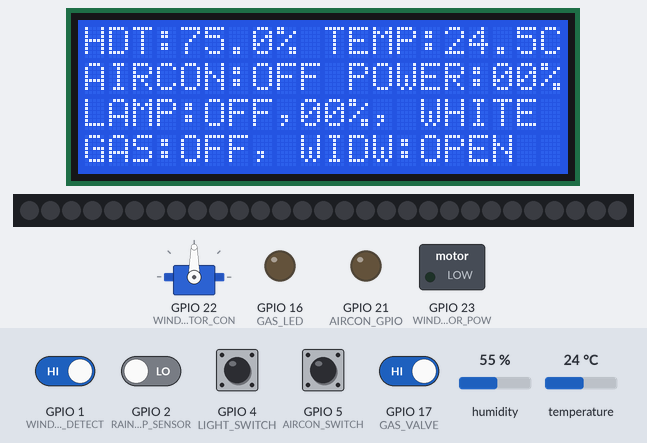
Recording of a sketch running on a simulated ESP32. Shown: servo, 20×4 character LCD, 29 RGB LEDs in strip order, left to right, switched loads named in the sketch (green lamp = pin HIGH), output pins drawn as LEDs (lit = HIGH). The test bench sets the inputs (shaded band); at power-on: GPIO 1 (WINDOW_DETECT), GPIO 4 (LIGHT_SWITCH), GPIO 5 (AIRCON_SWITCH), GPIO 17 (GAS_VALVE) HIGH, GPIO 2 (RAINDROP_SENSOR) LOW, humidity 55 %, temperature 24 °C. Dim RGB values are drawn brighter than linear; WiFi joins after 1.5 s; servers stay silent unless stated; no MQTT or app messages arrive unless stated; the Firebase database answers and starts empty; what the sketch prints to the serial monitor is not drawn.

Above: at 5.1 s.
5.2 s: GPIO 17 (GAS_VALVE) driven LOW
At 6.8 s:
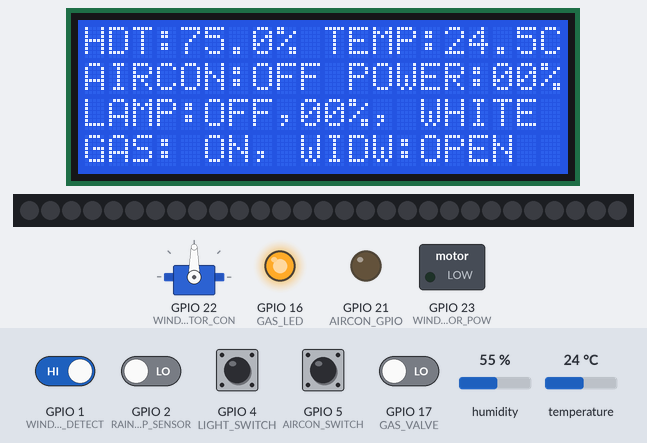
7.6 s: GPIO 1 (WINDOW_DETECT) driven LOW
At 10.4 s:
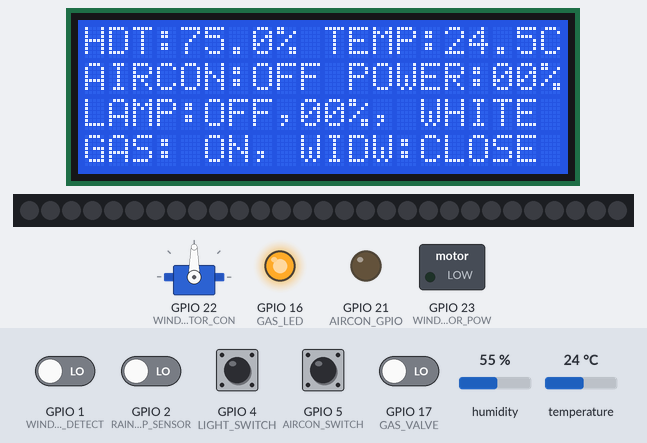
11.2 s: GPIO 5 (AIRCON_SWITCH) pulled LOW for 1 s
At 13.1 s:
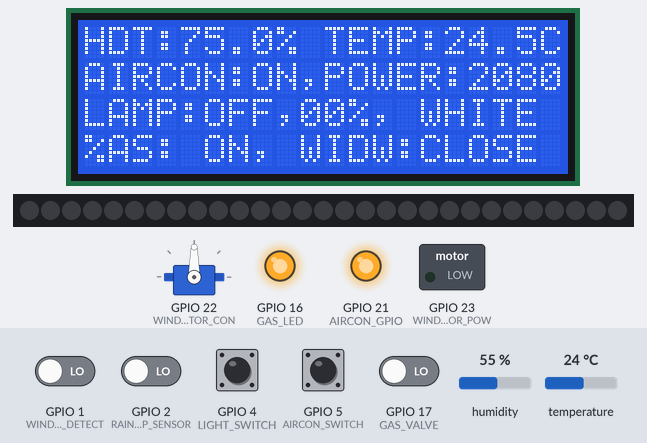
13.7 s: GPIO 4 (LIGHT_SWITCH) pulled LOW for 1 s
At 15.5 s:
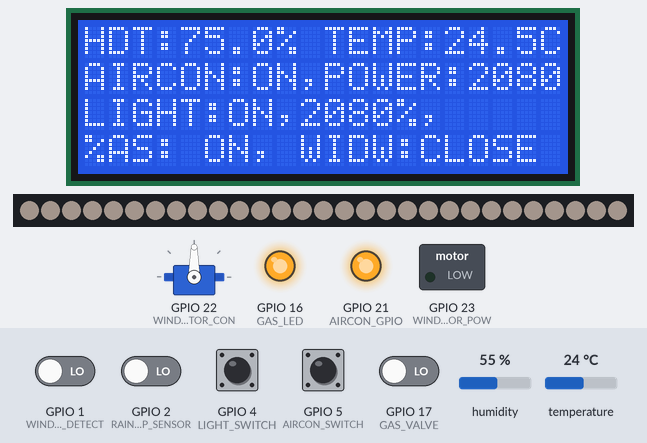
16.3 s: GPIO 1 (WINDOW_DETECT) driven HIGH
At 19.5 s:
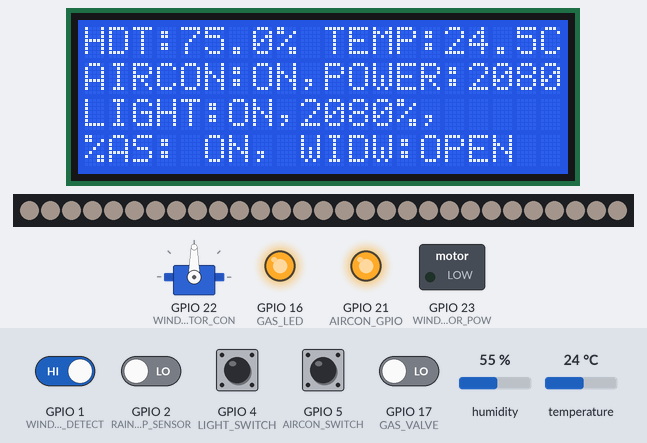
19.9 s: GPIO 4 (LIGHT_SWITCH) pulled LOW for 1 s
At 20.96 s:
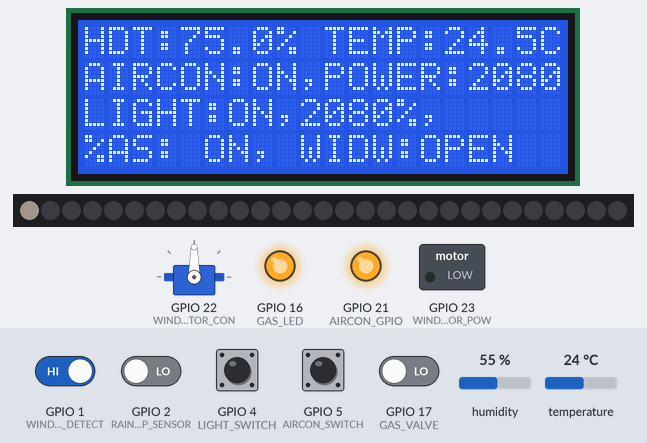
Timing chart, 0 to 22.9 s (numbered marks = the images above; inputs shaded):
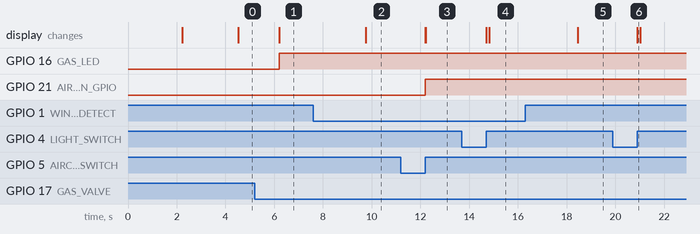

Measured:
- after the input at 5.2 s, GPIO 16 (GAS_LED): LOW → HIGH after 1.0 s; the display: changes after 1.0 s (image 1)
- after the input at 7.6 s, the display: changes after 2.2 s (image 2)
- after the input at 11.2 s, GPIO 21 (AIRCON_GPIO): LOW → HIGH after 1.0 s; the display: first changes after 1.0 s (image 3 shows a later state)
- after the input at 16.3 s, the display: changes after 2.2 s (image 5)

The sketch:

main.ino
```cpp
#include <FirebaseESP32.h>
#include <WiFi.h>
#include <PubSubClient.h>
#include "DHT.h"
#include <Adafruit_NeoPixel.h>
#include <LiquidCrystal.h>
#include <ESP32_Servo.h>

LiquidCrystal LCD(13, 14, 27, 26, 25, 33);

// 가전 동작 상태
String statusMsg = "000000000";
String lastStatusMsg = "000000000";
#define GAS_LED 16
#define GAS_VALVE 17
#define LIGHT_SWITCH 4
#define AIRCON_SWITCH 5
#define VALVE_CNT 10 // 1초

volatile boolean gasValveStatus = false;
boolean gasStatusFlag = false;

volatile boolean lightSwitchStatus = false;
boolean lightStatusFlag = false;

volatile boolean airconSwitchStatus = false;
boolean airconStatusFlag = false;

volatile unsigned char gasCnt = 0;
volatile unsigned char lightCnt = 0;
volatile unsigned char airconCnt = 0;

//WS2813
#define LIGHT_GPIO 32
#define LIGHT_NUM  29
#define LIGHT_SLEEP_BRIGHT 40

boolean lightBrightnessUpFlag = false;
unsigned char lightBrightness = 40;
unsigned char curLightColor = 0;
unsigned char curLightMode = 0;
unsigned char lightModeColor = 0;
unsigned char lightModeCnt = 0;
unsigned char lightCurPos = 0;

unsigned char lightModeMaxCnt = 5;
const unsigned char lightColor[8][3] = {
  {255,255,255},
  {255,0,0},
  {0,0,255},
  {0,255,0},
  {255,255,80},
  {130,70,190},
  {255,100,60},
  {0,170,255},
};

const String lightColorName[8] = {
  "WHITE",
  "RED",
  "BLUE",
  "GREEN",
  "YELLOW",
  "PURPLE",
  "ORANGE",
  "SKY"
};

Adafruit_NeoPixel pixels = Adafruit_NeoPixel(LIGHT_NUM,LIGHT_GPIO, NEO_GRB + NEO_KHZ800);

// Firebase
// Your Firebase Project Web API Key

#define API_KEY "iWvqmeNnKgPBCLLEv6aASnb3wk3zSDp55bdToKiE"
// Your Firebase Realtime database URL
#define DATABASE_URL "threeamericano-default-rtdb.firebaseio.com"

//Define FirebaseESP32 data object
FirebaseData firebaseData;
FirebaseJson homeSensing_json;

//Airconditionor
unsigned char windPower = 8;
#define PWM_RESOLUTION 8
#define AIRCON_GPIO 21
#define AIRCON_PWM_CHANNEL 2
#define AIRCON_DUTY (25*windPower)
#define AIRCON_PWM_FREQUENCY 100

//window
#define WINDOW_DETECT 1
#define WINDOW_PWM_CHANNEL 0
#define WINDOW_PWM_FREQUENCY 100
#define WINDOW_MOTOR_CON 22
#define WINDOW_MOTOR_POW 23
volatile boolean windowOpenFlag = false;
volatile boolean windowCloseFlag = false;
volatile boolean lastWindowStatus = LOW;
volatile unsigned char windowDetectTimerCnt = 0;
volatile unsigned char windowAngle = 0;

#define RAINDROP_SENSOR 2
volatile unsigned char raindrop_time = 0;
volatile boolean raindrop_sensing = false;

volatile boolean servoFlag = false;
volatile unsigned char modeFlagCnt = 0;
Servo servo1;

//WIFI, MQTT
WiFiClient espClient;
PubSubClient client(espClient);

const char* ssid = "park";
const char* password = "01098964807";
const char* mqtt_server = "#.#.#.#";
const char* mqtt_user = "rabbit";
const char* mqtt_pass= "MQ321";

void LCD_Clear(int line)
{
  LCD.setCursor(0,line);
  LCD.print("                    ");
  delay(10);
}

void windowOpen() {
  LCD.setCursor(14,3);
  LCD.print("OPEN ");
  //Serial.println("windowOpen");

  windowAngle = 0;
  windowCloseFlag = false;
  windowOpenFlag = true;
  digitalWrite(WINDOW_MOTOR_POW, HIGH);
}

void windowClose() {
  LCD.setCursor(14,3);
  LCD.print("CLOSE");
  //Serial.println("windowClose");

  windowAngle = 110;
  windowOpenFlag = false;
  windowCloseFlag = true;
  digitalWrite(WINDOW_MOTOR_POW, HIGH);
}


void airconOff()
{
  ledcWrite(AIRCON_PWM_CHANNEL, 0);
  LCD_Clear(1);
  LCD.setCursor(0,1);
  LCD.print("AIRCON:OFF,POWER:00%");
}

void airconOn()
{
  windPower = statusMsg[2] - '0';
  ledcWrite(AIRCON_PWM_CHANNEL, (windPower*25));
  LCD_Clear(1);
  LCD.setCursor(0,1);
  LCD.print("AIRCON:ON,");
  LCD.setCursor(10,1);
  LCD.print("POWER:");
  LCD.print(windPower*10);
  LCD.print("%");
}

void lightOff()
{
   for(int j=0; j<LIGHT_NUM; j++) {
    pixels.setPixelColor(j, 0,0,0);
    pixels.show();
    delay(1);
   }
  curLightMode = 0;
  pixels.show();
  LCD_Clear(2);
  LCD.setCursor(0,2);
  LCD.print("LIGHT:OFF,00%");
}

void lightOn()
{
   pixels.clear();
   lightBrightness = (statusMsg[4] - '0');
   pixels.setBrightness(lightBrightness * 25);
   curLightColor = statusMsg[5]- '0';
   curLightMode = statusMsg[6] - '0';
   if(curLightMode == 1) lightModeMaxCnt = 15;
   else if(curLightMode == 2) lightModeMaxCnt = 5;
   for(int j=0; j<LIGHT_NUM; j++) {
    pixels.setPixelColor(j, pixels.Color(lightColor[curLightColor][0],lightColor[curLightColor][1],lightColor[curLightColor][2]));
    pixels.show();
    delay(3);
   }

   LCD_Clear(2);
   LCD.setCursor(0,2);
   LCD.print("LIGHT:ON,");
   LCD.print(lightBrightness*10);
   LCD.print("%,");
   LCD.print(lightColorName[curLightColor]);
}

void gasOff()
{
  digitalWrite(GAS_LED, LOW);
  LCD.setCursor(4,3);
  LCD.print("OFF,");
}

void gasOn()
{
  digitalWrite(GAS_LED, HIGH);
  LCD.setCursor(4,3);
  LCD.print(" ON,");
}

void statusUpdate(String str)
{
    if(str[1] == '0')
    {
      airconOff();
    }

    else if(str[1] == '1'){
      airconOn();
    }

  //light
  if(str[3] != lastStatusMsg[3] ||
     str[4] != lastStatusMsg[4] ||
     str[5] != lastStatusMsg[5] ||
     str[6] != lastStatusMsg[6])
  {
    if(str[3] == '0')
    {
      lightOff();
    }
    else if(str[3] == '1'){
      lightOn();
    }
  }

  if(str[7] != lastStatusMsg[7])
  {
    if(str[7] == '0'){
      windowClose();
    }
    else if(str[7] == '1'){
      windowOpen();
    }
  }

    if(str[8] == '0'){
      gasOff();
    }
    else if(str[8] == '1'){
      gasOn();
    }


  Firebase.setString(firebaseData, "/smarthome/status", statusMsg);
  lastStatusMsg = statusMsg;
}

void MQTT_Received(char* topic, byte* payload, unsigned int length) {
  if(length != 9) {
    Serial.println("WrongData Received");
  }

  else {
      String receiveMsg = "";
      for (int i = 0; i < length; i++) {
        receiveMsg +=(char)payload[i];
      }

//      Serial.print("receiveMsg : ");
//      Serial.println(receiveMsg);
      statusMsg[0] = receiveMsg[0];

      if(receiveMsg[1] == '0')
        statusMsg[1] = '0';

      else if(receiveMsg[1] == '1'){
        statusMsg[1] = '1';
        statusMsg[2] = receiveMsg[2];
      }

      if(receiveMsg[3] == '0')
        statusMsg[3] = '0';


      else if(receiveMsg[3] == '1') {
        for(int i=3; i<7; i++) {
          statusMsg[i] = receiveMsg[i];
        }
      }

      if(receiveMsg[7] == '0')
      {
        statusMsg[7] = receiveMsg[7];
      }

      else if(receiveMsg[7] == '1')
      {
        statusMsg[7] = receiveMsg[7];
      }


      if(receiveMsg[8] == '0')
      {
        statusMsg[8] = receiveMsg[8];
      }

      else if(receiveMsg[8] == '1')
      {
        statusMsg[8] = receiveMsg[8];
      }

      statusUpdate(receiveMsg);
  }
}

void setup_wifi() {
  // Connecting to a WiFi network
  WiFi.begin(ssid, password);
  while (WiFi.status() != WL_CONNECTED) {
    delay(500);
    Serial.print(".");
  }

  Serial.println("WiFi connected");
  Serial.println("IP address: ");
  Serial.println(WiFi.localIP());
}


// 온습도센서
#define DHTPIN 15
#define DHTTYPE DHT11   // DHT 11, DHT시리즈중 11을 선택합니다.
DHT dht(DHTPIN, DHTTYPE);
float humidity = 75;
float temperature = 24.5;

// 타이머
volatile unsigned int timerInterruptCnt = 0;
hw_timer_t *timer = NULL;
#define TIMER_COUNT 10000

// 타이머 인터럽트 서비스 루틴
void IRAM_ATTR onTimer() {
  // 타이머 카운트 변수 오버플로 방지
  if (timerInterruptCnt < 0xFFFF) timerInterruptCnt++;
  if (raindrop_time < 0xFF) raindrop_time++;
  servoFlag = true;

  if(curLightMode != 0) {
    if(lightModeCnt < 0xFF) lightModeCnt++;
  }
  if(lastWindowStatus == (digitalRead(WINDOW_DETECT))){
    if(windowDetectTimerCnt < 0xFF) windowDetectTimerCnt++;
  }else{
    lastWindowStatus = !lastWindowStatus;
    windowDetectTimerCnt = 0;
  }

  if(lightModeCnt >= lightModeMaxCnt) {
    lightModeCnt = 0;
    if(curLightMode == 1)
    {
      if(lightBrightnessUpFlag){
        if(lightBrightness < 60) lightBrightness++;
        else {
          lightBrightnessUpFlag = false;
        }
      }
      else{
        if(lightBrightness > 0) lightBrightness--;
        else {
          lightBrightnessUpFlag = true;
        }
      }
      //Serial.println(lightBrightness);
      pixels.setBrightness(lightBrightness);
      for(int i =0; i < LIGHT_NUM; i++) {
        pixels.setPixelColor(i, pixels.Color(lightColor[lightModeColor][0],lightColor[lightModeColor][1],lightColor[lightModeColor][2]));
        pixels.show();
      }
    }

    else if(curLightMode == 2)
    {
      if(lightCurPos <= LIGHT_NUM) lightCurPos++;
        else {
                lightCurPos = 0;
                if(lightModeColor < 7) lightModeColor++;
                else lightModeColor = 0;
        }
        pixels.setPixelColor(lightCurPos, pixels.Color(lightColor[lightModeColor][0],lightColor[lightModeColor][1],lightColor[lightModeColor][2]));
        pixels.show();
    }
  }

  if (!(digitalRead(GAS_VALVE))){
    if (gasCnt < 0xFF) gasCnt++;
  }else gasCnt = 0;
  if (!(digitalRead(LIGHT_SWITCH))){
    if (lightCnt < 0xFF) lightCnt++;
  }else lightCnt = 0;
  if (!(digitalRead(AIRCON_SWITCH))){
    if (airconCnt < 0xFF) airconCnt++;
  }else airconCnt = 0;
}

// while에서 체크하여 시간마다 실행할 것 작성
void chk_interrupt(){
    if(servoFlag) {
      servoFlag = false;

    if(raindrop_time >= 200){
      raindrop_time = 0;
      if(digitalRead(RAINDROP_SENSOR)){
        Firebase.setString(firebaseData, "/sensor/hometemp/rain", "0");
      }else{
        Firebase.setString(firebaseData, "/sensor/hometemp/rain", "1");
      }
    }

    if(windowOpenFlag) {
      windowAngle+=1;
      servo1.write(windowAngle);
      if(windowAngle >= 110) {
        windowOpenFlag = false;
        digitalWrite(WINDOW_MOTOR_POW, LOW);
      }
    }

    if(windowCloseFlag) {
      windowAngle-=1;
      servo1.write(windowAngle);
      if(windowAngle <= 0) {
        windowCloseFlag = false;
        digitalWrite(WINDOW_MOTOR_POW, LOW);
      }
    }
  }

//
//    if(lightModeCnt >= 5) {
//      lightModeCnt = 0;
//      if(lightCurPos <= LIGHT_NUM) lightCurPos++;
//      else {
//              lightCurPos = 0;
//              if(lightModeColor < 7) lightModeColor++;
//              else lightModeColor = 0;
//      }
//      pixels.setPixelColor(lightCurPos, pixels.Color(lightColor[lightModeColor][0],lightColor[lightModeColor][1],lightColor[lightModeColor][2]));
//      pixels.show();
//    }

////        }
////        pixels.setPixelColor(lightModeCnt, pixels.Color(lightColor[lightModeColor][0],lightColor[lightModeColor][1],lightColor[lightModeColor][2]));
////        pixels.show();
////        delay(2);
//      if(lightBrightnessUpFlag) {
//        lightBrightness++;
//        if(lightBrightness >= LIGHT_SLEEP_BRIGHT) {
//          lightBrightnessUpFlag = false;
//        }
//
//      }else{
//        lightBrightness--;
//        if(lightBrightness == 0) {
//          lightBrightnessUpFlag = true;
//        }
//      }
//      pixels.setBrightness(lightBrightness);
//      pixels.show();
//      }

    // 창문 감지가 2초 이상 된 경우
    if(windowDetectTimerCnt >= 200) {
        windowDetectTimerCnt = 0;

        // 창문 열린 경우
    if( (!windowOpenFlag) && (!windowCloseFlag))
    {
        if(lastWindowStatus) {
            if(statusMsg[7] != '1') {
                statusMsg[7] = '1';
                Firebase.setString(firebaseData, "/smarthome/status", statusMsg);
                windowAngle = 110;
            }

            LCD.setCursor(14,3);
            LCD.print("OPEN ");
        }

        // 창문 닫힌 경우
        else{
            if(statusMsg[7] != '0') {
                statusMsg[7] = '0';
                Firebase.setString(firebaseData, "/smarthome/status", statusMsg);
                windowAngle = 0;
            }
            LCD.setCursor(14,3);
            LCD.print("CLOSE");
        }
    }
   }

   // 버튼이 1초 이상 눌린 경우 LED toggle 실행
    if(gasCnt >= 100) {
      if(gasValveStatus == false) {
          gasValveStatus = true;
          if(statusMsg[8] == '1'){
            statusMsg[8] = '0';
            gasOff();
          }
          else{
            statusMsg[8] = '1';
            gasOn();
          }
          statusMsg[0] = '0';
          Firebase.setString(firebaseData, "/smarthome/status", statusMsg);
      }
    }
    else {
      gasValveStatus = false;
    }

    if(lightCnt >= 100) {
      if(lightSwitchStatus == false) {
          lightSwitchStatus = true;
          if(statusMsg[3] == '1'){
            statusMsg[3] = '0';
            lightOff();
          }
          else{
            statusMsg[3] = '1';
            lightOn();
          }
          statusMsg[0] = '0';
          Firebase.setString(firebaseData, "/smarthome/status", statusMsg);
      }
    }
    else {
      lightSwitchStatus = false;
    }

    if(airconCnt >= 100) {
      if(airconSwitchStatus == false) {
          airconSwitchStatus = true;
          if(statusMsg[1] == '1'){
            statusMsg[1] = '0';
            airconOff();
          }
          else{
            statusMsg[1] = '1';
            airconOn();
          }
          statusMsg[0] = '0';
          Firebase.setString(firebaseData, "/smarthome/status", statusMsg);
      }
    }
    else {
      airconSwitchStatus = false;
    }

    if (timerInterruptCnt >= 6000) {
      timerInterruptCnt = 0;

      //습도 측정
      humidity = dht.readHumidity();
      //온도 측정
      temperature = dht.readTemperature();

      // 측정에 오류가 발생하면 오류를 출력
      if(isnan(humidity) || isnan(temperature)) {
        Serial.println("Failed to read from DHT sensor!");
        return;
      }

      // 측정에 문제가 없을시 데이터를 firebase에 저장
      else {
          Firebase.setFloat(firebaseData, "/sensor/hometemp/humi", humidity);
          Firebase.setFloat(firebaseData, "/sensor/hometemp/temp", temperature);
      }

      Serial.print("Humidity: ");
      Serial.print(humidity);
      Serial.print("Temperature: ");
      Serial.println(temperature);

      LCD.setCursor(4,0);
      LCD.print(humidity,1);
      LCD.print("% ");
      LCD.setCursor(15,0);
      LCD.print(temperature,1);
      LCD.print("C");
      }
}

void interrupt_init() {
  //프리스케일러 80 (80MHz/80 = 1MHz)
  timer = timerBegin(0, 80, true);
  timerAttachInterrupt(timer, &onTimer, true);
  // 카운트 수 십만번 -> 0.1초 후 인터럽트 서비스 루틴 실행
  timerAlarmWrite(timer, TIMER_COUNT, true);
  timerAlarmEnable(timer);
}

void reconnect() {
  // Loop until we're reconnected
  Serial.println("In reconnect...");
  while (!client.connected()) {
    Serial.print("Attempting MQTT connection...");
    // Attempt to connect
    if (client.connect("PSW_Arduino", mqtt_user, mqtt_pass)) {
      Serial.println("connected");
      client.subscribe("webos.smarthome.#");
    } else {
      Serial.print("failed, rc=");
      Serial.print(client.state());
      Serial.println(" try again in 5 seconds");
      delay(5000);
    }
  }
}

void LCD_Init(){
  LCD.begin(20,4);
  LCD.clear();
  LCD.setCursor(0,0);
  LCD.print("HDT:");
  LCD.print(humidity,1);
  LCD.print("% ");
  LCD.print("TEMP:");
  LCD.print(temperature,1);
  LCD.print("C");
  LCD.setCursor(0,1);
  LCD.print("AIRCON:OFF ");
  LCD.setCursor(11,1);
  LCD.print("POWER:00%");
  LCD.setCursor(17,1);
  LCD.setCursor(0,2);
  LCD.print("LAMP:OFF,");
  LCD.print("00%, WHITE");
  LCD.setCursor(0,3);
  LCD.print("GAS:OFF, WIDW:CLOSE");
}

void setup() {
  Serial.begin(115200);
  pinMode(GAS_LED, OUTPUT);
  pinMode(GAS_VALVE, INPUT);
  pinMode(LIGHT_SWITCH, INPUT);
  pinMode(AIRCON_SWITCH, INPUT);
  pinMode(WINDOW_DETECT, INPUT);
  pinMode(WINDOW_MOTOR_POW, OUTPUT);
  pinMode(RAINDROP_SENSOR, INPUT);
  digitalWrite(WINDOW_MOTOR_POW, LOW);
  servo1.attach(WINDOW_MOTOR_CON);

  setup_wifi();
  Firebase.begin(DATABASE_URL, API_KEY);
  Firebase.reconnectWiFi(true);


//  while(!(Firebase.getString(firebaseData, "smarthome/status"))){
//    Serial.println("FIREBASE FAULT");
//    delay(500);
//    Firebase.begin(DATABASE_URL, API_KEY);
//  }
//
//  statusMsg = firebaseData.stringData();
//  Serial.print("statusMsg : ");
//  Serial.println(statusMsg);

    if(Firebase.getString(firebaseData, "smarthome/status")){
        statusMsg = firebaseData.stringData();
//        Serial.print("statusMsg : ");
//        Serial.println(statusMsg);
    }
    else {
      Serial.println("FIREBASE FAULT");
    }


  delay(500);

  client.setServer(mqtt_server, 1883);
  client.setCallback(MQTT_Received);
  Serial.println(client.subscribe("webos.smarthome.#"));

  //ledcSetup(ch, freq, resolution)
  ledcSetup(AIRCON_PWM_CHANNEL, AIRCON_PWM_FREQUENCY, PWM_RESOLUTION);
  ledcAttachPin(AIRCON_GPIO, AIRCON_PWM_CHANNEL);

  LCD_Init();

  pixels.begin();
  pixels.show();

  dht.begin();
  interrupt_init();
  statusUpdate(statusMsg);
}

void loop() {
  chk_interrupt();
  if (!client.connected()) {
    reconnect();
  }
  //client.disconnect();
  client.loop();
}
```
